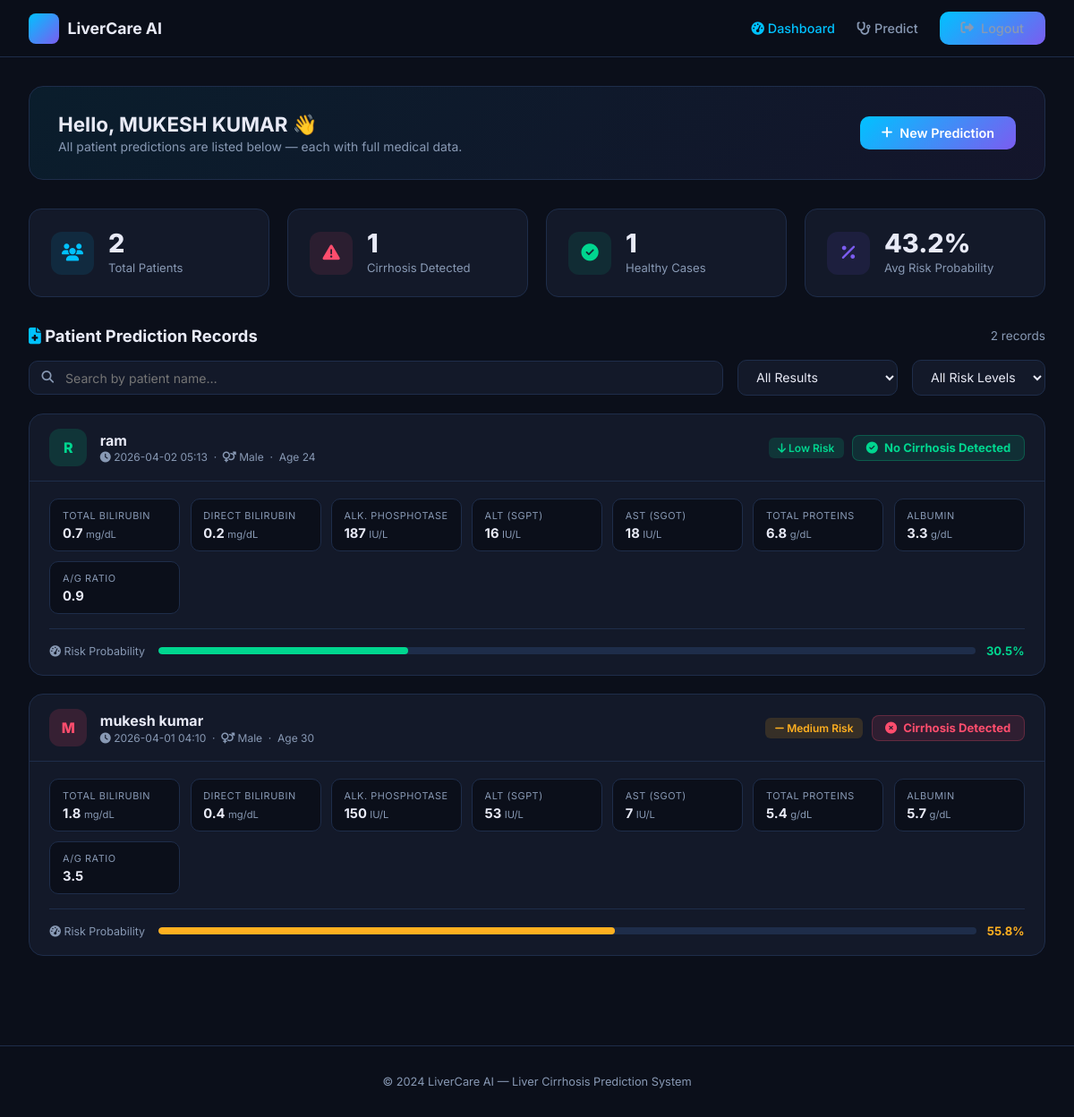
The app's page /dashboard (signed in) with its own data.
### tables this page shows
CREATE TABLE predictions (
            id            INTEGER PRIMARY KEY AUTOINCREMENT,
            user_id       INTEGER NOT NULL,
            patient_name  TEXT    DEFAULT '',
            age           REAL, gender TEXT,
            total_bili    REAL, direct_bili REAL,
            alk_phos      REAL, ala_amino   REAL,
            asp_amino     REAL, total_prot  REAL,
            albumin       REAL, ag_ratio    REAL,
            result        TEXT,
            probability   REAL,
            risk_level    TEXT,
            predicted_at  TEXT DEFAULT (datetime('now')),
            FOREIGN KEY(user_id) REFERENCES users(id)
        );

### app.py (the view)
@app.route("/dashboard")
@login_required
def dashboard():
    conn = get_db()
    preds = conn.execute(
        "SELECT * FROM predictions WHERE user_id=? ORDER BY predicted_at DESC",
        (session["user_id"],)
    ).fetchall()
    stats = conn.execute("""
        SELECT
          COUNT(*) as total,
          SUM(CASE WHEN result='Cirrhosis Detected' THEN 1 ELSE 0 END) as positive,
          SUM(CASE WHEN result='No Cirrhosis Detected' THEN 1 ELSE 0 END) as negative,
          ROUND(AVG(probability)*100,1) as avg_prob
        FROM predictions WHERE user_id=?
    """, (session["user_id"],)).fetchone()
    conn.close()
    return render_template("dashboard.html", predictions=preds, stats=stats)

### app.py (called while the page is built)
def get_db():
    os.makedirs("database", exist_ok=True)
    conn = sqlite3.connect(DB_PATH)
    conn.row_factory = sqlite3.Row
    return conn

def login_required(f):
    @wraps(f)
    def decorated(*args, **kwargs):
        if "user_id" not in session:
            flash("Please login to continue.", "warning")
            return redirect(url_for("login"))
        return f(*args, **kwargs)
    return decorated

### templates/dashboard.html (shortened to what this page needs)
{% extends "base.html" %}
{% block content %}
<div class="page">
  <div class="welcome-bar">
    <div class="welcome-text">
      <h2>Hello, {{ session.user_name }} 👋</h2>
      <p>All patient predictions are listed below — each with full medical data.</p>
    </div>
    <a href="{{ url_for('predict') }}" class="btn btn-primary">
      <i class="fa fa-plus"></i> New Prediction
    </a>
  </div>
  <div class="grid-4" style="margin-bottom:2rem">
    <div class="stat-card">
      <div class="stat-icon" style="background:rgba(0,194,255,.1);color:var(--accent)">
        <i class="fa fa-users"></i>
      </div>
      <div>
        <div class="stat-val">{{ stats.total or 0 }}</div>
        <div class="stat-label">Total Patients</div>
      </div>
    </div>
    <div class="stat-card">
      <div class="stat-icon" style="background:rgba(255,77,109,.1);color:var(--danger)">
        <i class="fa fa-triangle-exclamation"></i>
      </div>
      <div>
        <div class="stat-val">{{ stats.positive or 0 }}</div>
        <div class="stat-label">Cirrhosis Detected</div>
      </div>
    </div>
    <div class="stat-card">
      <div class="stat-icon" style="background:rgba(0,214,143,.1);color:var(--success)">
        <i class="fa fa-circle-check"></i>
      </div>
      <div>
        <div class="stat-val">{{ stats.negative or 0 }}</div>
        <div class="stat-label">Healthy Cases</div>
      </div>
    </div>
    <div class="stat-card">
      <div class="stat-icon" style="background:rgba(123,92,240,.1);color:var(--accent2)">
        <i class="fa fa-percent"></i>
      </div>
      <div>
        <div class="stat-val">{{ stats.avg_prob or '—' }}{% if stats.avg_prob %}%{% endif %}</div>
        <div class="stat-label">Avg Risk Probability</div>
      </div>
    </div>
  </div>
  <div style="display:flex;align-items:center;justify-content:space-between;margin-bottom:1rem;flex-wrap:wrap;gap:.5rem">
    <h2 style="font-size:1.15rem;font-weight:700">
      <i class="fa fa-file-medical" style="color:var(--accent)"></i>
      Patient Prediction Records
    </h2>
    <span style="font-size:.85rem;color:var(--text-muted)" id="countLabel">
      {{ predictions|length }} record{{ 's' if predictions|length != 1 else '' }}
    </span>
  </div>
  {% if predictions %}
  <div class="filter-bar">
    <div class="search-box">
      <i class="fa fa-magnifying-glass"></i>
      <input type="text" id="searchInput"
             placeholder="Search by patient name…"
             oninput="filterCards()"/>
    </div>
    <select class="filter-select" id="resultFilter" onchange="filterCards()">
      <option value="">All Results</option>
    </select>
    <select class="filter-select" id="riskFilter" onchange="filterCards()">
      <option value="">All Risk Levels</option>
    </select>
  </div>
  <div id="cardList">
    {% for p in predictions %}
    {% set is_pos = p.result == 'Cirrhosis Detected' %}
    <div class="pred-card"
         data-name="{{ (p.patient_name or '')|lower }}"
         data-result="{{ p.result or '' }}"
         data-risk="{{ p.risk_level or '' }}">
      <div class="pred-card-header">
        <div class="pred-patient-info">
          <div class="pred-avatar {{ 'pos' if is_pos else 'neg' }}">
            {{ (p.patient_name or 'P')[0]|upper }}
          </div>
          <div>
            <div class="pred-name">
              {{ p.patient_name if p.patient_name else '(No name recorded)' }}
            </div>
            <div class="pred-date">
              <i class="fa fa-clock"></i>
              {{ p.predicted_at[:16] if p.predicted_at else '—' }}
              &nbsp;·&nbsp;
              {% if p.gender %}<i class="fa fa-venus-mars"></i> {{ p.gender }} &nbsp;·&nbsp;{% endif %}
              Age {{ p.age|int }}
            </div>
          </div>
        </div>
        <div class="pred-result-badge">
          {% if p.risk_level == 'High' %}
            <span class="badge badge-danger"><i class="fa fa-arrow-up"></i> High Risk</span>
          {% elif p.risk_level == 'Medium' %}
            <span class="badge badge-warning"><i class="fa fa-minus"></i> Medium Risk</span>
          {% else %}
            <span class="badge badge-success"><i class="fa fa-arrow-down"></i> Low Risk</span>
          {% endif %}
          <span class="result-label {{ 'pos' if is_pos else 'neg' }}">
            {% if is_pos %}
              <i class="fa fa-xmark-circle"></i> Cirrhosis Detected
            {% else %}
              <i class="fa fa-check-circle"></i> No Cirrhosis Detected
            {% endif %}
          </span>
        </div>
      </div>
      <div class="pred-card-body">
        <div class="pred-data-grid">
          <div class="data-cell">
            <div class="data-cell-label">Total Bilirubin</div>
            <div class="data-cell-val">{{ p.total_bili }}
              <span style="font-size:.7rem;color:var(--text-muted);font-weight:400">mg/dL</span>
            </div>
          </div>
          <div class="data-cell">
            <div class="data-cell-label">Direct Bilirubin</div>
            <div class="data-cell-val">{{ p.direct_bili }}
              <span style="font-size:.7rem;color:var(--text-muted);font-weight:400">mg/dL</span>
            </div>
          </div>
          <div class="data-cell">
            <div class="data-cell-label">Alk. Phosphotase</div>
            <div class="data-cell-val">{{ p.alk_phos|int }}
              <span style="font-size:.7rem;color:var(--text-muted);font-weight:400">IU/L</span>
            </div>
          </div>
          <div class="data-cell">
            <div class="data-cell-label">ALT (SGPT)</div>
            <div class="data-cell-val">{{ p.ala_amino|int }}
              <span style="font-size:.7rem;color:var(--text-muted);font-weight:400">IU/L</span>
            </div>
          </div>
          <div class="data-cell">
            <div class="data-cell-label">AST (SGOT)</div>
            <div class="data-cell-val">{{ p.asp_amino|int }}
              <span style="font-size:.7rem;color:var(--text-muted);font-weight:400">IU/L</span>
            </div>
          </div>
          <div class="data-cell">
            <div class="data-cell-label">Total Proteins</div>
            <div class="data-cell-val">{{ p.total_prot }}
              <span style="font-size:.7rem;color:var(--text-muted);font-weight:400">g/dL</span>
            </div>
          </div>
          <div class="data-cell">
            <div class="data-cell-label">Albumin</div>
            <div class="data-cell-val">{{ p.albumin }}
              <span style="font-size:.7rem;color:var(--text-muted);font-weight:400">g/dL</span>
            </div>
          </div>
          <div class="data-cell">
            <div class="data-cell-label">A/G Ratio</div>
            <div class="data-cell-val">{{ p.ag_ratio }}</div>
          </div>
        </div>
        <div class="prob-row">
          <span class="prob-label">
            <i class="fa fa-gauge-high"></i> Risk Probability
          </span>
          <div class="prob-track">
            <div class="prob-fill"
                 style="width:{{ (p.probability*100)|round(1) }}%;
                        background:{% if p.probability >= 0.70 %}var(--danger)
                                   {% elif p.probability >= 0.45 %}#ffb020
                                   {% else %}var(--success){% endif %}">
            </div>
          </div>
          <span class="prob-pct"
                style="color:{% if p.probability >= 0.70 %}var(--danger)
                             {% elif p.probability >= 0.45 %}#ffb020
                             {% else %}var(--success){% endif %}">
            {{ (p.probability*100)|round(1) }}%
          </span>
        </div>
      </div>
    </div>
    {% endfor %}
  </div>
  {% endif %}
</div>
{% endblock %}

### templates/base.html (shortened to what this page needs)
<!DOCTYPE html>
<html lang="en">
<head>
  <link rel="stylesheet" href="https://cdnjs.cloudflare.com/ajax/libs/font-awesome/6.5.0/css/all.min.css"/>
</head>
<body>
{% if session.user_id %}
<nav class="navbar">
  <div class="nav-brand">
    <div class="icon"></div>
    <span>LiverCare AI</span>
  </div>
  <div class="nav-links">
    <a href="{{ url_for('dashboard') }}" class="{% if request.endpoint=='dashboard' %}active{% endif %}">
      <i class="fa fa-gauge-high"></i> Dashboard</a>
    <a href="{{ url_for('predict') }}" class="{% if request.endpoint=='predict' %}active{% endif %}">
      <i class="fa fa-stethoscope"></i> Predict</a>
    <a href="{{ url_for('logout') }}" class="btn btn-nav">
      <i class="fa fa-right-from-bracket"></i> Logout</a>
  </div>
</nav>
{% endif %}
{% block content %}{% endblock %}
<footer>© 2024 LiverCare AI — Liver Cirrhosis Prediction System</footer>
</body>
</html>

### templates/base.html (style rules this page uses)
:root { --bg-dark: #0b0f1a; --bg-card: #131929; --bg-card2: #1a2238; --border: #1e2d4a; --accent: #00c2ff; --accent2: #7b5cf0; --success: #00d68f; --danger: #ff4d6d; --warning: #ffb020; --text: #e8eaf6; --text-muted: #8899b4; --radius: 14px; --shadow: 0 8px 32px rgba(0,0,0,0.45); }
* { box-sizing:border-box;margin:0;padding:0 }
body { font-family:'Inter',sans-serif;background:var(--bg-dark);color:var(--text);min-height:100vh }
a { text-decoration:none;color:inherit }
.navbar { display:flex;align-items:center;justify-content:space-between; padding:0 2rem;height:64px; background:rgba(11,15,26,.92);backdrop-filter:blur(12px); border-bottom:1px solid var(--border);position:sticky;top:0;z-index:100; }
.nav-brand { display:flex;align-items:center;gap:.6rem;font-weight:700;font-size:1.1rem }
.nav-brand .icon { width:34px;height:34px;background:linear-gradient(135deg,var(--accent),var(--accent2)); border-radius:8px;display:flex;align-items:center;justify-content:center;font-size:.9rem }
.nav-links { display:flex;gap:1.5rem;align-items:center }
.nav-links a { color:var(--text-muted);font-size:.9rem;font-weight:500;transition:.2s }
.nav-links a:hover,.nav-links a.active { color:var(--accent) }
.btn-nav { padding:.45rem 1.1rem;border-radius:8px;font-size:.85rem;font-weight:600; background:linear-gradient(135deg,var(--accent),var(--accent2));color:#fff; border:none;cursor:pointer;transition:.2s; }
.btn { display:inline-flex;align-items:center;justify-content:center;gap:.5rem; padding:.65rem 1.5rem;border-radius:10px;font-size:.9rem;font-weight:600; border:none;cursor:pointer;transition:.2s }
.btn-primary { background:linear-gradient(135deg,var(--accent),var(--accent2));color:#fff }
.badge { padding:.25rem .65rem;border-radius:6px;font-size:.75rem;font-weight:600 }
.badge-success { background:rgba(0,214,143,.15);color:var(--success) }
.badge-warning { background:rgba(255,176,32,.15);color:var(--warning) }
.page { padding:2rem;max-width:1200px;margin:0 auto }
.grid-4 { display:grid;grid-template-columns:repeat(4,1fr);gap:1.25rem }
.stat-card { background:var(--bg-card);border:1px solid var(--border);border-radius:var(--radius); padding:1.5rem;display:flex;align-items:center;gap:1rem }
.stat-icon { width:48px;height:48px;border-radius:12px;display:flex;align-items:center;justify-content:center;font-size:1.2rem;flex-shrink:0 }
.stat-val { font-size:1.8rem;font-weight:800;line-height:1 }
.stat-label { color:var(--text-muted);font-size:.82rem;margin-top:.25rem }
footer { text-align:center;padding:2rem;color:var(--text-muted);font-size:.8rem;border-top:1px solid var(--border);margin-top:3rem }

### records on screen
predictions: user_name "MUKESH KUMAR", patient_name "M", patient_name "mukesh kumar", predicted_at "2026-04-01 04:10", gender "Male", age "30", risk_level "Medium" (drawn), shows "Cirrhosis Detected", total_bili "1.8", direct_bili "0.4", alk_phos "150", ala_amino "53", asp_amino "7", total_prot "5.4", albumin "5.7", ag_ratio "3.5", (p.probability*100)|round(1) "55.8"
predictions: patient_name "R", patient_name "ram", predicted_at "2026-04-02 05:13", gender "Male", age "24", risk_level "Low" (drawn), shows "No Cirrhosis Detected", total_bili "0.7", direct_bili "0.2", alk_phos "187", ala_amino "16", asp_amino "18", total_prot "6.8", albumin "3.3", ag_ratio "0.9", (p.probability*100)|round(1) "30.5"

### other values on screen
{{ stats.total or 0 }} "2"
{{ stats.positive or 0 }} "1"
{{ stats.negative or 0 }} "1"
{{ stats.avg_prob or '—' }} "43.2"
{{ predictions|length }} "2"
{{ 's' if predictions|length != 1 else '' }} "s"
